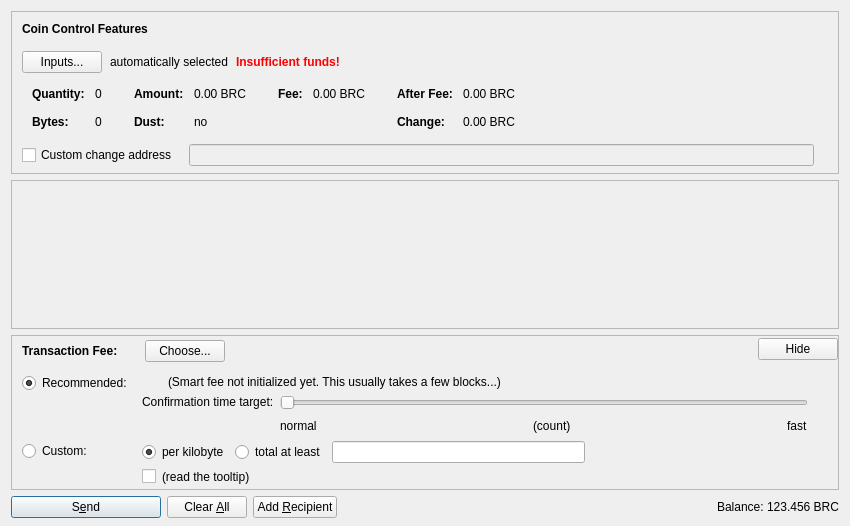
<?xml version="1.0" encoding="UTF-8"?>
<ui version="4.0">
 <class>SendCoinsDialog</class>
 <widget class="QDialog" name="SendCoinsDialog">
  <property name="geometry">
   <rect>
    <x>0</x>
    <y>0</y>
    <width>850</width>
    <height>526</height>
   </rect>
  </property>
  <property name="windowTitle">
   <string>Send Coins</string>
  </property>
  <layout class="QVBoxLayout" name="verticalLayout" stretch="0,1,0,0">
   <property name="bottomMargin">
    <number>8</number>
   </property>
   <item>
    <widget class="QFrame" name="frameCoinControl">
     <property name="sizePolicy">
      <sizepolicy hsizetype="Expanding" vsizetype="Expanding">
       <horstretch>0</horstretch>
       <verstretch>0</verstretch>
      </sizepolicy>
     </property>
     <property name="maximumSize">
      <size>
       <width>16777215</width>
       <height>16777215</height>
      </size>
     </property>
     <property name="frameShape">
      <enum>QFrame::StyledPanel</enum>
     </property>
     <property name="frameShadow">
      <enum>QFrame::Sunken</enum>
     </property>
     <layout class="QVBoxLayout" name="verticalLayoutCoinControl2">
      <property name="spacing">
       <number>0</number>
      </property>
      <property name="leftMargin">
       <number>0</number>
      </property>
      <property name="topMargin">
       <number>0</number>
      </property>
      <property name="rightMargin">
       <number>0</number>
      </property>
      <property name="bottomMargin">
       <number>6</number>
      </property>
      <item>
       <layout class="QVBoxLayout" name="verticalLayoutCoinControl" stretch="0,0,0,0,1">
        <property name="spacing">
         <number>0</number>
        </property>
        <property name="leftMargin">
         <number>10</number>
        </property>
        <property name="topMargin">
         <number>10</number>
        </property>
        <item>
         <layout class="QHBoxLayout" name="horizontalLayoutCoinControl1">
          <property name="bottomMargin">
           <number>15</number>
          </property>
          <item>
           <widget class="QLabel" name="labelCoinControlFeatures">
            <property name="sizePolicy">
             <sizepolicy hsizetype="Preferred" vsizetype="Maximum">
              <horstretch>0</horstretch>
              <verstretch>0</verstretch>
             </sizepolicy>
            </property>
            <property name="font">
             <font>
              <weight>75</weight>
              <bold>true</bold>
             </font>
            </property>
            <property name="styleSheet">
             <string notr="true">font-weight:bold;</string>
            </property>
            <property name="text">
             <string>Coin Control Features</string>
            </property>
           </widget>
          </item>
         </layout>
        </item>
        <item>
         <layout class="QHBoxLayout" name="horizontalLayoutCoinControl2" stretch="0,0,0,0">
          <property name="spacing">
           <number>8</number>
          </property>
          <property name="bottomMargin">
           <number>10</number>
          </property>
          <item>
           <widget class="QPushButton" name="pushButtonCoinControl">
            <property name="styleSheet">
             <string notr="true"/>
            </property>
            <property name="text">
             <string>Inputs...</string>
            </property>
            <property name="autoDefault">
             <bool>false</bool>
            </property>
           </widget>
          </item>
          <item>
           <widget class="QLabel" name="labelCoinControlAutomaticallySelected">
            <property name="text">
             <string>automatically selected</string>
            </property>
            <property name="margin">
             <number>5</number>
            </property>
           </widget>
          </item>
          <item>
           <widget class="QLabel" name="labelCoinControlInsuffFunds">
            <property name="font">
             <font>
              <weight>75</weight>
              <bold>true</bold>
             </font>
            </property>
            <property name="styleSheet">
             <string notr="true">color:red;font-weight:bold;</string>
            </property>
            <property name="text">
             <string>Insufficient funds!</string>
            </property>
            <property name="margin">
             <number>5</number>
            </property>
           </widget>
          </item>
          <item>
           <spacer name="horizontalSpacerCoinControl">
            <property name="orientation">
             <enum>Qt::Horizontal</enum>
            </property>
            <property name="sizeHint" stdset="0">
             <size>
              <width>40</width>
              <height>1</height>
             </size>
            </property>
           </spacer>
          </item>
         </layout>
        </item>
        <item>
         <widget class="QWidget" name="widgetCoinControl" native="true">
          <property name="sizePolicy">
           <sizepolicy hsizetype="Preferred" vsizetype="Preferred">
            <horstretch>0</horstretch>
            <verstretch>0</verstretch>
           </sizepolicy>
          </property>
          <property name="minimumSize">
           <size>
            <width>0</width>
            <height>0</height>
           </size>
          </property>
          <property name="styleSheet">
           <string notr="true"/>
          </property>
          <layout class="QHBoxLayout" name="horizontalLayoutCoinControl5">
           <property name="leftMargin">
            <number>0</number>
           </property>
           <property name="topMargin">
            <number>0</number>
           </property>
           <property name="rightMargin">
            <number>0</number>
           </property>
           <property name="bottomMargin">
            <number>0</number>
           </property>
           <item>
            <layout class="QHBoxLayout" name="horizontalLayoutCoinControl3" stretch="0,0,0,1">
             <property name="spacing">
              <number>20</number>
             </property>
             <property name="topMargin">
              <number>0</number>
             </property>
             <property name="bottomMargin">
              <number>10</number>
             </property>
             <item>
              <layout class="QFormLayout" name="formLayoutCoinControl1">
               <property name="horizontalSpacing">
                <number>10</number>
               </property>
               <property name="verticalSpacing">
                <number>14</number>
               </property>
               <property name="leftMargin">
                <number>10</number>
               </property>
               <property name="topMargin">
                <number>4</number>
               </property>
               <property name="rightMargin">
                <number>6</number>
               </property>
               <item row="0" column="0">
                <widget class="QLabel" name="labelCoinControlQuantityText">
                 <property name="font">
                  <font>
                   <weight>75</weight>
                   <bold>true</bold>
                  </font>
                 </property>
                 <property name="text">
                  <string>Quantity:</string>
                 </property>
                 <property name="margin">
                  <number>0</number>
                 </property>
                </widget>
               </item>
               <item row="0" column="1">
                <widget class="QLabel" name="labelCoinControlQuantity">
                 <property name="cursor">
                  <cursorShape>IBeamCursor</cursorShape>
                 </property>
                 <property name="contextMenuPolicy">
                  <enum>Qt::ActionsContextMenu</enum>
                 </property>
                 <property name="text">
                  <string notr="true">0</string>
                 </property>
                 <property name="margin">
                  <number>0</number>
                 </property>
                 <property name="textInteractionFlags">
                  <set>Qt::LinksAccessibleByMouse|Qt::TextSelectableByKeyboard|Qt::TextSelectableByMouse</set>
                 </property>
                </widget>
               </item>
               <item row="1" column="0">
                <widget class="QLabel" name="labelCoinControlBytesText">
                 <property name="font">
                  <font>
                   <weight>75</weight>
                   <bold>true</bold>
                  </font>
                 </property>
                 <property name="text">
                  <string>Bytes:</string>
                 </property>
                </widget>
               </item>
               <item row="1" column="1">
                <widget class="QLabel" name="labelCoinControlBytes">
                 <property name="cursor">
                  <cursorShape>IBeamCursor</cursorShape>
                 </property>
                 <property name="contextMenuPolicy">
                  <enum>Qt::ActionsContextMenu</enum>
                 </property>
                 <property name="text">
                  <string notr="true">0</string>
                 </property>
                 <property name="textInteractionFlags">
                  <set>Qt::LinksAccessibleByMouse|Qt::TextSelectableByKeyboard|Qt::TextSelectableByMouse</set>
                 </property>
                </widget>
               </item>
              </layout>
             </item>
             <item>
              <layout class="QFormLayout" name="formLayoutCoinControl2">
               <property name="horizontalSpacing">
                <number>10</number>
               </property>
               <property name="verticalSpacing">
                <number>14</number>
               </property>
               <property name="leftMargin">
                <number>6</number>
               </property>
               <property name="topMargin">
                <number>4</number>
               </property>
               <property name="rightMargin">
                <number>6</number>
               </property>
               <item row="0" column="0">
                <widget class="QLabel" name="labelCoinControlAmountText">
                 <property name="font">
                  <font>
                   <weight>75</weight>
                   <bold>true</bold>
                  </font>
                 </property>
                 <property name="text">
                  <string>Amount:</string>
                 </property>
                 <property name="margin">
                  <number>0</number>
                 </property>
                </widget>
               </item>
               <item row="0" column="1">
                <widget class="QLabel" name="labelCoinControlAmount">
                 <property name="cursor">
                  <cursorShape>IBeamCursor</cursorShape>
                 </property>
                 <property name="contextMenuPolicy">
                  <enum>Qt::ActionsContextMenu</enum>
                 </property>
                 <property name="text">
                  <string notr="true">0.00 BRC</string>
                 </property>
                 <property name="textInteractionFlags">
                  <set>Qt::LinksAccessibleByMouse|Qt::TextSelectableByKeyboard|Qt::TextSelectableByMouse</set>
                 </property>
                </widget>
               </item>
               <item row="1" column="0">
                <widget class="QLabel" name="labelCoinControlLowOutputText">
                 <property name="font">
                  <font>
                   <weight>75</weight>
                   <bold>true</bold>
                  </font>
                 </property>
                 <property name="text">
                  <string>Dust:</string>
                 </property>
                </widget>
               </item>
               <item row="1" column="1">
                <widget class="QLabel" name="labelCoinControlLowOutput">
                 <property name="cursor">
                  <cursorShape>IBeamCursor</cursorShape>
                 </property>
                 <property name="contextMenuPolicy">
                  <enum>Qt::ActionsContextMenu</enum>
                 </property>
                 <property name="text">
                  <string notr="true">no</string>
                 </property>
                 <property name="textInteractionFlags">
                  <set>Qt::LinksAccessibleByMouse|Qt::TextSelectableByKeyboard|Qt::TextSelectableByMouse</set>
                 </property>
                </widget>
               </item>
              </layout>
             </item>
             <item>
              <layout class="QFormLayout" name="formLayoutCoinControl3">
               <property name="horizontalSpacing">
                <number>10</number>
               </property>
               <property name="verticalSpacing">
                <number>14</number>
               </property>
               <property name="leftMargin">
                <number>6</number>
               </property>
               <property name="topMargin">
                <number>4</number>
               </property>
               <property name="rightMargin">
                <number>6</number>
               </property>
               <item row="0" column="0">
                <widget class="QLabel" name="labelCoinControlFeeText">
                 <property name="font">
                  <font>
                   <weight>75</weight>
                   <bold>true</bold>
                  </font>
                 </property>
                 <property name="text">
                  <string>Fee:</string>
                 </property>
                 <property name="margin">
                  <number>0</number>
                 </property>
                </widget>
               </item>
               <item row="0" column="1">
                <widget class="QLabel" name="labelCoinControlFee">
                 <property name="cursor">
                  <cursorShape>IBeamCursor</cursorShape>
                 </property>
                 <property name="contextMenuPolicy">
                  <enum>Qt::ActionsContextMenu</enum>
                 </property>
                 <property name="text">
                  <string notr="true">0.00 BRC</string>
                 </property>
                 <property name="textInteractionFlags">
                  <set>Qt::LinksAccessibleByMouse|Qt::TextSelectableByKeyboard|Qt::TextSelectableByMouse</set>
                 </property>
                </widget>
               </item>
              </layout>
             </item>
             <item>
              <layout class="QFormLayout" name="formLayoutCoinControl4">
               <property name="horizontalSpacing">
                <number>10</number>
               </property>
               <property name="verticalSpacing">
                <number>14</number>
               </property>
               <property name="leftMargin">
                <number>6</number>
               </property>
               <property name="topMargin">
                <number>4</number>
               </property>
               <property name="rightMargin">
                <number>6</number>
               </property>
               <item row="0" column="0">
                <widget class="QLabel" name="labelCoinControlAfterFeeText">
                 <property name="font">
                  <font>
                   <weight>75</weight>
                   <bold>true</bold>
                  </font>
                 </property>
                 <property name="text">
                  <string>After Fee:</string>
                 </property>
                 <property name="margin">
                  <number>0</number>
                 </property>
                </widget>
               </item>
               <item row="0" column="1">
                <widget class="QLabel" name="labelCoinControlAfterFee">
                 <property name="cursor">
                  <cursorShape>IBeamCursor</cursorShape>
                 </property>
                 <property name="contextMenuPolicy">
                  <enum>Qt::ActionsContextMenu</enum>
                 </property>
                 <property name="text">
                  <string notr="true">0.00 BRC</string>
                 </property>
                 <property name="textInteractionFlags">
                  <set>Qt::LinksAccessibleByMouse|Qt::TextSelectableByKeyboard|Qt::TextSelectableByMouse</set>
                 </property>
                </widget>
               </item>
               <item row="1" column="0">
                <widget class="QLabel" name="labelCoinControlChangeText">
                 <property name="font">
                  <font>
                   <weight>75</weight>
                   <bold>true</bold>
                  </font>
                 </property>
                 <property name="text">
                  <string>Change:</string>
                 </property>
                </widget>
               </item>
               <item row="1" column="1">
                <widget class="QLabel" name="labelCoinControlChange">
                 <property name="cursor">
                  <cursorShape>IBeamCursor</cursorShape>
                 </property>
                 <property name="contextMenuPolicy">
                  <enum>Qt::ActionsContextMenu</enum>
                 </property>
                 <property name="text">
                  <string notr="true">0.00 BRC</string>
                 </property>
                 <property name="textInteractionFlags">
                  <set>Qt::LinksAccessibleByMouse|Qt::TextSelectableByKeyboard|Qt::TextSelectableByMouse</set>
                 </property>
                </widget>
               </item>
              </layout>
             </item>
            </layout>
           </item>
          </layout>
         </widget>
        </item>
        <item>
         <layout class="QHBoxLayout" name="horizontalLayoutCoinControl4" stretch="0,0,0">
          <property name="spacing">
           <number>12</number>
          </property>
          <property name="sizeConstraint">
           <enum>QLayout::SetDefaultConstraint</enum>
          </property>
          <property name="topMargin">
           <number>5</number>
          </property>
          <property name="rightMargin">
           <number>5</number>
          </property>
          <item>
           <widget class="QCheckBox" name="checkBoxCoinControlChange">
            <property name="toolTip">
             <string>If this is activated, but the change address is empty or invalid, change will be sent to a newly generated address.</string>
            </property>
            <property name="text">
             <string>Custom change address</string>
            </property>
           </widget>
          </item>
          <item>
           <widget class="QValidatedLineEdit" name="lineEditCoinControlChange">
            <property name="enabled">
             <bool>false</bool>
            </property>
            <property name="sizePolicy">
             <sizepolicy hsizetype="Expanding" vsizetype="Fixed">
              <horstretch>0</horstretch>
              <verstretch>0</verstretch>
             </sizepolicy>
            </property>
           </widget>
          </item>
          <item>
           <widget class="QLabel" name="labelCoinControlChangeLabel">
            <property name="sizePolicy">
             <sizepolicy hsizetype="Preferred" vsizetype="Expanding">
              <horstretch>0</horstretch>
              <verstretch>0</verstretch>
             </sizepolicy>
            </property>
            <property name="minimumSize">
             <size>
              <width>0</width>
              <height>0</height>
             </size>
            </property>
            <property name="text">
             <string/>
            </property>
            <property name="margin">
             <number>3</number>
            </property>
           </widget>
          </item>
         </layout>
        </item>
        <item>
         <spacer name="verticalSpacerCoinControl">
          <property name="orientation">
           <enum>Qt::Vertical</enum>
          </property>
          <property name="sizeHint" stdset="0">
           <size>
            <width>800</width>
            <height>1</height>
           </size>
          </property>
         </spacer>
        </item>
       </layout>
      </item>
     </layout>
    </widget>
   </item>
   <item>
    <widget class="QScrollArea" name="scrollArea">
     <property name="widgetResizable">
      <bool>true</bool>
     </property>
     <widget class="QWidget" name="scrollAreaWidgetContents">
      <property name="geometry">
       <rect>
        <x>0</x>
        <y>0</y>
        <width>830</width>
        <height>104</height>
       </rect>
      </property>
      <layout class="QVBoxLayout" name="verticalLayout_2" stretch="0,1">
       <property name="leftMargin">
        <number>0</number>
       </property>
       <property name="topMargin">
        <number>0</number>
       </property>
       <property name="rightMargin">
        <number>0</number>
       </property>
       <property name="bottomMargin">
        <number>0</number>
       </property>
       <item>
        <layout class="QVBoxLayout" name="entries">
         <property name="spacing">
          <number>6</number>
         </property>
        </layout>
       </item>
       <item>
        <spacer name="verticalSpacer">
         <property name="orientation">
          <enum>Qt::Vertical</enum>
         </property>
         <property name="sizeHint" stdset="0">
          <size>
           <width>20</width>
           <height>40</height>
          </size>
         </property>
        </spacer>
       </item>
      </layout>
     </widget>
    </widget>
   </item>
   <item>
    <widget class="QFrame" name="frameFee">
     <property name="sizePolicy">
      <sizepolicy hsizetype="Expanding" vsizetype="Expanding">
       <horstretch>0</horstretch>
       <verstretch>0</verstretch>
      </sizepolicy>
     </property>
     <property name="maximumSize">
      <size>
       <width>16777215</width>
       <height>16777215</height>
      </size>
     </property>
     <property name="frameShape">
      <enum>QFrame::StyledPanel</enum>
     </property>
     <property name="frameShadow">
      <enum>QFrame::Sunken</enum>
     </property>
     <layout class="QVBoxLayout" name="verticalLayoutFee1">
      <property name="spacing">
       <number>0</number>
      </property>
      <property name="leftMargin">
       <number>0</number>
      </property>
      <property name="topMargin">
       <number>0</number>
      </property>
      <property name="rightMargin">
       <number>0</number>
      </property>
      <property name="bottomMargin">
       <number>0</number>
      </property>
      <item>
       <layout class="QVBoxLayout" name="verticalLayoutFee2" stretch="0,0,0">
        <property name="spacing">
         <number>0</number>
        </property>
        <property name="leftMargin">
         <number>10</number>
        </property>
        <property name="topMargin">
         <number>0</number>
        </property>
        <item>
         <layout class="QHBoxLayout" name="horizontalLayoutFee1">
          <property name="bottomMargin">
           <number>0</number>
          </property>
          <item>
           <layout class="QVBoxLayout" name="verticalLayoutFee7">
            <property name="spacing">
             <number>0</number>
            </property>
            <item>
             <spacer name="verticalSpacerSmartFee">
              <property name="orientation">
               <enum>Qt::Vertical</enum>
              </property>
              <property name="sizeType">
               <enum>QSizePolicy::Fixed</enum>
              </property>
              <property name="sizeHint" stdset="0">
               <size>
                <width>1</width>
                <height>4</height>
               </size>
              </property>
             </spacer>
            </item>
            <item>
             <layout class="QHBoxLayout" name="horizontalLayoutSmartFee">
              <property name="spacing">
               <number>10</number>
              </property>
              <item>
               <widget class="QLabel" name="labelFeeHeadline">
                <property name="sizePolicy">
                 <sizepolicy hsizetype="Preferred" vsizetype="Maximum">
                  <horstretch>0</horstretch>
                  <verstretch>0</verstretch>
                 </sizepolicy>
                </property>
                <property name="font">
                 <font>
                  <weight>75</weight>
                  <bold>true</bold>
                 </font>
                </property>
                <property name="styleSheet">
                 <string notr="true">font-weight:bold;</string>
                </property>
                <property name="text">
                 <string>Transaction Fee:</string>
                </property>
               </widget>
              </item>
              <item>
               <widget class="QLabel" name="labelFeeMinimized">
                <property name="text">
                 <string/>
                </property>
               </widget>
              </item>
              <item>
               <widget class="QPushButton" name="buttonChooseFee">
                <property name="text">
                 <string>Choose...</string>
                </property>
               </widget>
              </item>
             </layout>
            </item>
            <item>
             <spacer name="verticalSpacer_5">
              <property name="orientation">
               <enum>Qt::Vertical</enum>
              </property>
              <property name="sizeHint" stdset="0">
               <size>
                <width>1</width>
                <height>1</height>
               </size>
              </property>
             </spacer>
            </item>
           </layout>
          </item>
          <item>
           <spacer name="horizontalSpacer_4">
            <property name="orientation">
             <enum>Qt::Horizontal</enum>
            </property>
            <property name="sizeHint" stdset="0">
             <size>
              <width>40</width>
              <height>20</height>
             </size>
            </property>
           </spacer>
          </item>
          <item>
           <widget class="QPushButton" name="buttonMinimizeFee">
            <property name="toolTip">
             <string>collapse fee-settings</string>
            </property>
            <property name="text">
             <string>Hide</string>
            </property>
           </widget>
          </item>
         </layout>
        </item>
        <item>
         <widget class="QFrame" name="frameFeeSelection">
          <layout class="QVBoxLayout" name="verticalLayoutFee12">
           <property name="spacing">
            <number>0</number>
           </property>
           <property name="leftMargin">
            <number>0</number>
           </property>
           <property name="topMargin">
            <number>0</number>
           </property>
           <property name="rightMargin">
            <number>0</number>
           </property>
           <property name="bottomMargin">
            <number>0</number>
           </property>
           <item>
            <layout class="QGridLayout" name="gridLayoutFee">
             <property name="topMargin">
              <number>10</number>
             </property>
             <property name="bottomMargin">
              <number>4</number>
             </property>
             <property name="horizontalSpacing">
              <number>10</number>
             </property>
             <property name="verticalSpacing">
              <number>4</number>
             </property>
             <item row="1" column="1">
              <layout class="QVBoxLayout" name="verticalLayoutFee8">
               <property name="spacing">
                <number>6</number>
               </property>
               <item>
                <layout class="QHBoxLayout" name="horizontalLayoutFee13">
                 <item>
                  <widget class="QRadioButton" name="radioCustomPerKilobyte">
                   <property name="toolTip">
                    <string>If the custom fee is set to 1000 satoshis and the transaction is only 250 bytes, then &quot;per kilobyte&quot; only pays 250 satoshis in fee, while &quot;total at least&quot; pays 1000 satoshis. For transactions bigger than a kilobyte both pay by kilobyte.</string>
                   </property>
                   <property name="text">
                    <string>per kilobyte</string>
                   </property>
                   <property name="checked">
                    <bool>true</bool>
                   </property>
                   <attribute name="buttonGroup">
                    <string notr="true">groupCustomFee</string>
                   </attribute>
                  </widget>
                 </item>
                 <item>
                  <widget class="QRadioButton" name="radioCustomAtLeast">
                   <property name="toolTip">
                    <string>If the custom fee is set to 1000 satoshis and the transaction is only 250 bytes, then &quot;per kilobyte&quot; only pays 250 satoshis in fee, while &quot;total at least&quot; pays 1000 satoshis. For transactions bigger than a kilobyte both pay by kilobyte.</string>
                   </property>
                   <property name="text">
                    <string>total at least</string>
                   </property>
                   <attribute name="buttonGroup">
                    <string notr="true">groupCustomFee</string>
                   </attribute>
                  </widget>
                 </item>
                 <item>
                  <widget class="BitcoinAmountField" name="customFee"/>
                 </item>
                 <item>
                  <spacer name="horizontalSpacer_6">
                   <property name="orientation">
                    <enum>Qt::Horizontal</enum>
                   </property>
                   <property name="sizeHint" stdset="0">
                    <size>
                     <width>1</width>
                     <height>1</height>
                    </size>
                   </property>
                  </spacer>
                 </item>
                </layout>
               </item>
               <item>
                <layout class="QHBoxLayout" name="horizontalLayoutFee8">
                 <item>
                  <widget class="QCheckBox" name="checkBoxMinimumFee">
                   <property name="toolTip">
                    <string>Paying only the minimum fee is just fine as long as there is less transaction volume than space in the blocks. But be aware that this can end up in a never confirming transaction once there is more demand for bitrubcoin transactions than the network can process.</string>
                   </property>
                   <property name="text">
                    <string/>
                   </property>
                  </widget>
                 </item>
                 <item>
                  <widget class="QLabel" name="labelMinFeeWarning">
                   <property name="enabled">
                    <bool>true</bool>
                   </property>
                   <property name="toolTip">
                    <string>Paying only the minimum fee is just fine as long as there is less transaction volume than space in the blocks. But be aware that this can end up in a never confirming transaction once there is more demand for bitrubcoin transactions than the network can process.</string>
                   </property>
                   <property name="text">
                    <string>(read the tooltip)</string>
                   </property>
                   <property name="margin">
                    <number>5</number>
                   </property>
                  </widget>
                 </item>
                 <item>
                  <spacer name="horizontalSpacer_2">
                   <property name="orientation">
                    <enum>Qt::Horizontal</enum>
                   </property>
                   <property name="sizeHint" stdset="0">
                    <size>
                     <width>1</width>
                     <height>1</height>
                    </size>
                   </property>
                  </spacer>
                 </item>
                </layout>
               </item>
              </layout>
             </item>
             <item row="0" column="0">
              <layout class="QVBoxLayout" name="verticalLayoutFee4" stretch="0,1">
               <item>
                <widget class="QRadioButton" name="radioSmartFee">
                 <property name="text">
                  <string>Recommended:</string>
                 </property>
                 <property name="checked">
                  <bool>true</bool>
                 </property>
                 <attribute name="buttonGroup">
                  <string notr="true">groupFee</string>
                 </attribute>
                </widget>
               </item>
               <item>
                <spacer name="verticalSpacer_2">
                 <property name="orientation">
                  <enum>Qt::Vertical</enum>
                 </property>
                 <property name="sizeHint" stdset="0">
                  <size>
                   <width>1</width>
                   <height>1</height>
                  </size>
                 </property>
                </spacer>
               </item>
              </layout>
             </item>
             <item row="1" column="0">
              <layout class="QVBoxLayout" name="verticalLayoutFee9" stretch="0,1">
               <item>
                <widget class="QRadioButton" name="radioCustomFee">
                 <property name="text">
                  <string>Custom:</string>
                 </property>
                 <attribute name="buttonGroup">
                  <string notr="true">groupFee</string>
                 </attribute>
                </widget>
               </item>
               <item>
                <spacer name="verticalSpacer_6">
                 <property name="orientation">
                  <enum>Qt::Vertical</enum>
                 </property>
                 <property name="sizeHint" stdset="0">
                  <size>
                   <width>1</width>
                   <height>1</height>
                  </size>
                 </property>
                </spacer>
               </item>
              </layout>
             </item>
             <item row="0" column="1">
              <layout class="QVBoxLayout" name="verticalLayoutFee3" stretch="0,0,1">
               <property name="spacing">
                <number>6</number>
               </property>
               <property name="topMargin">
                <number>2</number>
               </property>
               <item>
                <layout class="QHBoxLayout" name="horizontalLayoutFee12">
                 <item>
                  <widget class="QLabel" name="labelSmartFee">
                   <property name="text">
                    <string/>
                   </property>
                   <property name="margin">
                    <number>2</number>
                   </property>
                  </widget>
                 </item>
                 <item>
                  <widget class="QLabel" name="labelFeeEstimation">
                   <property name="text">
                    <string/>
                   </property>
                  </widget>
                 </item>
                 <item>
                  <widget class="QLabel" name="labelSmartFee2">
                   <property name="text">
                    <string>(Smart fee not initialized yet. This usually takes a few blocks...)</string>
                   </property>
                   <property name="margin">
                    <number>2</number>
                   </property>
                  </widget>
                 </item>
                 <item>
                  <spacer name="horizontalSpacer_5">
                   <property name="orientation">
                    <enum>Qt::Horizontal</enum>
                   </property>
                   <property name="sizeHint" stdset="0">
                    <size>
                     <width>1</width>
                     <height>1</height>
                    </size>
                   </property>
                  </spacer>
                 </item>
                </layout>
               </item>
               <item>
                <layout class="QHBoxLayout" name="horizontalLayoutFee9">
                 <item>
                  <layout class="QVBoxLayout" name="verticalLayoutFee6">
                   <item>
                    <widget class="QLabel" name="labelSmartFee3">
                     <property name="text">
                      <string>Confirmation time target:</string>
                     </property>
                     <property name="margin">
                      <number>2</number>
                     </property>
                    </widget>
                   </item>
                   <item>
                    <spacer name="verticalSpacer_3">
                     <property name="orientation">
                      <enum>Qt::Vertical</enum>
                     </property>
                     <property name="sizeHint" stdset="0">
                      <size>
                       <width>1</width>
                       <height>1</height>
                      </size>
                     </property>
                    </spacer>
                   </item>
                  </layout>
                 </item>
                 <item>
                  <layout class="QVBoxLayout" name="verticalLayoutFee5">
                   <property name="rightMargin">
                    <number>30</number>
                   </property>
                   <item>
                    <widget class="QSlider" name="sliderSmartFee">
                     <property name="minimum">
                      <number>0</number>
                     </property>
                     <property name="maximum">
                      <number>23</number>
                     </property>
                     <property name="pageStep">
                      <number>1</number>
                     </property>
                     <property name="value">
                      <number>0</number>
                     </property>
                     <property name="orientation">
                      <enum>Qt::Horizontal</enum>
                     </property>
                     <property name="invertedAppearance">
                      <bool>false</bool>
                     </property>
                     <property name="invertedControls">
                      <bool>false</bool>
                     </property>
                     <property name="tickPosition">
                      <enum>QSlider::NoTicks</enum>
                     </property>
                    </widget>
                   </item>
                   <item>
                    <layout class="QHBoxLayout" name="horizontalLayoutFee10">
                     <item>
                      <widget class="QLabel" name="labelSmartFeeNormal">
                       <property name="text">
                        <string>normal</string>
                       </property>
                      </widget>
                     </item>
                     <item>
                      <spacer name="horizontalSpacer_7">
                       <property name="orientation">
                        <enum>Qt::Horizontal</enum>
                       </property>
                       <property name="sizeHint" stdset="0">
                        <size>
                         <width>40</width>
                         <height>20</height>
                        </size>
                       </property>
                      </spacer>
                     </item>
                     <item>
                      <widget class="QLabel" name="confirmationTargetLabel">
                       <property name="text">
                        <string notr="true">(count)</string>
                       </property>
                      </widget>
                     </item>
                     <item>
                      <spacer name="horizontalSpacer_3">
                       <property name="orientation">
                        <enum>Qt::Horizontal</enum>
                       </property>
                       <property name="sizeHint" stdset="0">
                        <size>
                         <width>40</width>
                         <height>20</height>
                        </size>
                       </property>
                      </spacer>
                     </item>
                     <item>
                      <widget class="QLabel" name="labelSmartFeeFast">
                       <property name="text">
                        <string>fast</string>
                       </property>
                      </widget>
                     </item>
                    </layout>
                   </item>
                  </layout>
                 </item>
                </layout>
               </item>
               <item>
                <spacer name="verticalSpacer_4">
                 <property name="orientation">
                  <enum>Qt::Vertical</enum>
                 </property>
                 <property name="sizeHint" stdset="0">
                  <size>
                   <width>1</width>
                   <height>1</height>
                  </size>
                 </property>
                </spacer>
               </item>
              </layout>
             </item>
            </layout>
           </item>
          </layout>
         </widget>
        </item>
        <item>
         <spacer name="verticalSpacerFee">
          <property name="orientation">
           <enum>Qt::Vertical</enum>
          </property>
          <property name="sizeHint" stdset="0">
           <size>
            <width>800</width>
            <height>1</height>
           </size>
          </property>
         </spacer>
        </item>
       </layout>
      </item>
     </layout>
    </widget>
   </item>
   <item>
    <layout class="QHBoxLayout" name="horizontalLayout">
     <item>
      <widget class="QPushButton" name="sendButton">
       <property name="minimumSize">
        <size>
         <width>150</width>
         <height>0</height>
        </size>
       </property>
       <property name="toolTip">
        <string>Confirm the send action</string>
       </property>
       <property name="text">
        <string>S&amp;end</string>
       </property>
       <property name="icon">
        <iconset resource="../bitcoin.qrc">
         <normaloff>:/icons/send</normaloff>:/icons/send</iconset>
       </property>
       <property name="autoDefault">
        <bool>false</bool>
       </property>
       <property name="default">
        <bool>true</bool>
       </property>
      </widget>
     </item>
     <item>
      <widget class="QPushButton" name="clearButton">
       <property name="sizePolicy">
        <sizepolicy hsizetype="Minimum" vsizetype="Fixed">
         <horstretch>0</horstretch>
         <verstretch>0</verstretch>
        </sizepolicy>
       </property>
       <property name="toolTip">
        <string>Clear all fields of the form.</string>
       </property>
       <property name="text">
        <string>Clear &amp;All</string>
       </property>
       <property name="icon">
        <iconset resource="../bitcoin.qrc">
         <normaloff>:/icons/remove</normaloff>:/icons/remove</iconset>
       </property>
       <property name="autoDefault">
        <bool>false</bool>
       </property>
      </widget>
     </item>
     <item>
      <widget class="QPushButton" name="addButton">
       <property name="toolTip">
        <string>Send to multiple recipients at once</string>
       </property>
       <property name="text">
        <string>Add &amp;Recipient</string>
       </property>
       <property name="icon">
        <iconset resource="../bitcoin.qrc">
         <normaloff>:/icons/add</normaloff>:/icons/add</iconset>
       </property>
       <property name="autoDefault">
        <bool>false</bool>
       </property>
      </widget>
     </item>
     <item>
      <spacer name="horizontalSpacer">
       <property name="orientation">
        <enum>Qt::Horizontal</enum>
       </property>
       <property name="sizeHint" stdset="0">
        <size>
         <width>40</width>
         <height>20</height>
        </size>
       </property>
      </spacer>
     </item>
     <item>
      <layout class="QHBoxLayout" name="horizontalLayout_2">
       <property name="spacing">
        <number>3</number>
       </property>
       <item>
        <widget class="QLabel" name="label">
         <property name="sizePolicy">
          <sizepolicy hsizetype="Preferred" vsizetype="Fixed">
           <horstretch>0</horstretch>
           <verstretch>0</verstretch>
          </sizepolicy>
         </property>
         <property name="text">
          <string>Balance:</string>
         </property>
        </widget>
       </item>
       <item>
        <widget class="QLabel" name="labelBalance">
         <property name="sizePolicy">
          <sizepolicy hsizetype="Preferred" vsizetype="Fixed">
           <horstretch>0</horstretch>
           <verstretch>0</verstretch>
          </sizepolicy>
         </property>
         <property name="cursor">
          <cursorShape>IBeamCursor</cursorShape>
         </property>
         <property name="text">
          <string notr="true">123.456 BRC</string>
         </property>
         <property name="textInteractionFlags">
          <set>Qt::LinksAccessibleByMouse|Qt::TextSelectableByKeyboard|Qt::TextSelectableByMouse</set>
         </property>
        </widget>
       </item>
      </layout>
     </item>
    </layout>
   </item>
  </layout>
 </widget>
 <customwidgets>
  <customwidget>
   <class>QValidatedLineEdit</class>
   <extends>QLineEdit</extends>
   <header>qvalidatedlineedit.h</header>
  </customwidget>
  <customwidget>
   <class>BitcoinAmountField</class>
   <extends>QLineEdit</extends>
   <header>bitcoinamountfield.h</header>
   <container>1</container>
  </customwidget>
 </customwidgets>
 <resources>
  <include location="../bitcoin.qrc"/>
 </resources>
 <connections/>
 <buttongroups>
  <buttongroup name="groupFee"/>
  <buttongroup name="groupCustomFee"/>
 </buttongroups>
</ui>
